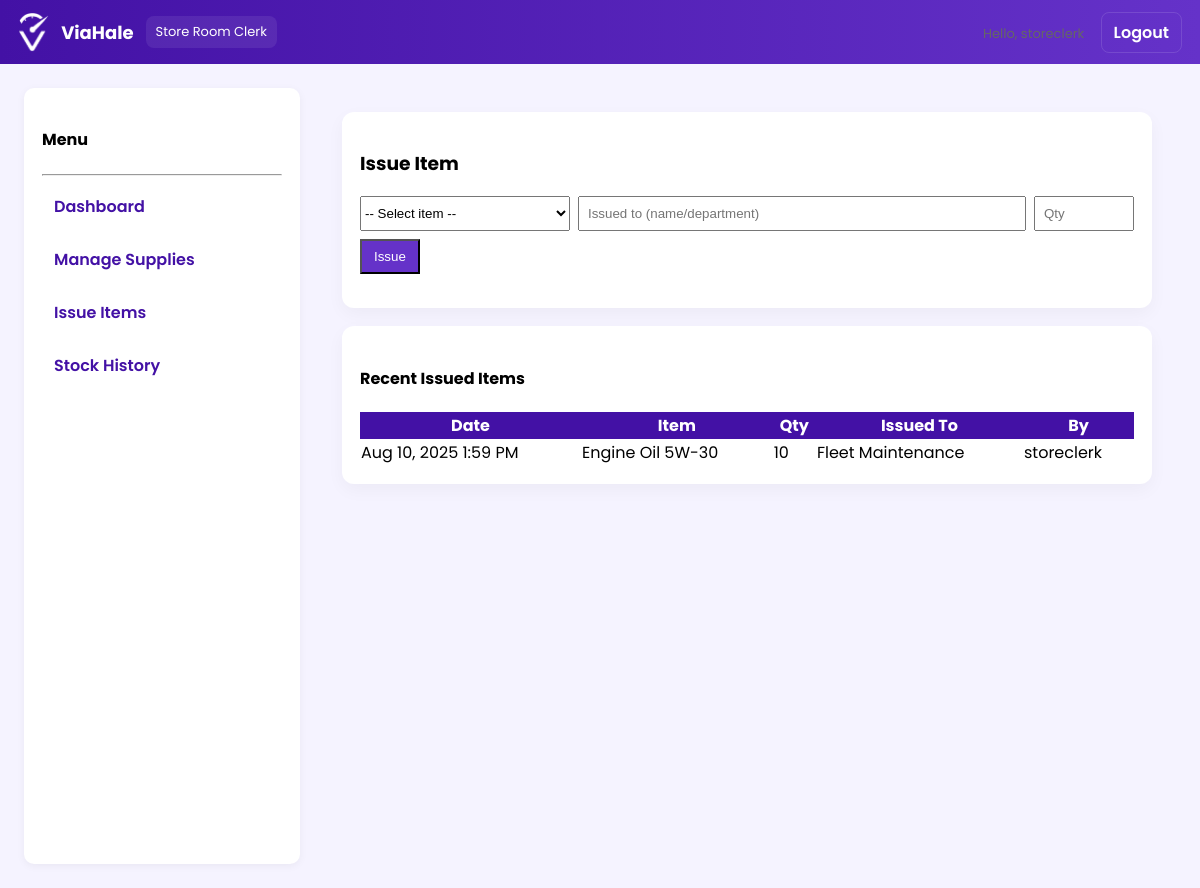
Page /store_clerk/issue_supplies.php (signed in) on the committed database.
### tables this page shows
CREATE TABLE `issued_items` (
  `issued_id` int(11) NOT NULL,
  `supply_id` int(11) NOT NULL,
  `issued_to` varchar(255) NOT NULL,
  `quantity_issued` int(11) NOT NULL,
  `issued_by` varchar(100) DEFAULT NULL,
  `issued_at` timestamp NOT NULL DEFAULT current_timestamp(),
  `vehicle_id` int(11) DEFAULT NULL
);

CREATE TABLE `supplies` (
  `supply_id` int(11) NOT NULL,
  `item_name` varchar(255) NOT NULL,
  `description` text DEFAULT NULL,
  `quantity` int(11) NOT NULL DEFAULT 0,
  `unit` varchar(50) DEFAULT NULL,
  `created_by` varchar(100) DEFAULT NULL,
  `created_at` timestamp NOT NULL DEFAULT current_timestamp()
);

### store_clerk/issue_supplies.php (the view, shortened to what this page needs)
<?php
require __DIR__ . '/../includes/db.php';
include __DIR__ . '/../includes/storeclerk_navbar.php';
$recent = $conn->query("SELECT i.*, s.item_name FROM issued_items i LEFT JOIN supplies s ON i.supply_id=s.supply_id ORDER BY i.issued_at DESC LIMIT 50");
?>
<!doctype html><html><head><meta charset="utf-8"><title>Issue Supplies</title></head>
<body>
<div style="display:flex;gap:18px;padding:24px">
  <div class="sidebar"><h4>Menu</h4><hr>
    <a href="../store_clerk/dashboard.php"> Dashboard</a>
    <a href="../store_clerk/manage_supplies.php"> Manage Supplies</a>
    <a href="../store_clerk/issue_supplies.php"> Issue Items</a>
    <a href="../store_clerk/history.php"> Stock History</a>
  </div>
  <div style="flex:1" class="container-main">
    <div class="card">
      <h3>Issue Item</h3>
      <form method="post">
        <div style="display:flex;gap:8px">
          <select name="supply_id" required>
            <option value="">-- Select item --</option>
          </select>
          <input name="issued_to" placeholder="Issued to (name/department)" required style="flex:1;padding:8px">
          <input name="quantity" type="number" min="1" required placeholder="Qty" style="width:100px;padding:8px">
        </div>
        <div style="margin-top:8px"><button name="issue" type="submit" style="background:#6532C9;color:#fff;padding:8px 12px">Issue</button></div>
      </form>
    </div>
    <div class="card">
      <h4>Recent Issued Items</h4>
      <table style="width:100%;border-collapse:collapse">
        <thead style="background:#4311A5;color:#fff"><tr><th>Date</th><th>Item</th><th>Qty</th><th>Issued To</th><th>By</th></tr></thead>
        <tbody>
        <?php while($r = $recent->fetch_assoc()): ?>
          <tr>
            <td><?php echo date('M j, Y g:i A', strtotime($r['issued_at']));?></td>
            <td><?php echo htmlspecialchars($r['item_name'] ?: '-');?></td>
            <td><?php echo (int)$r['quantity_issued'];?></td>
            <td><?php echo htmlspecialchars($r['issued_to']);?></td>
            <td><?php echo htmlspecialchars($r['issued_by']);?></td>
          </tr>
        <?php endwhile; ?>
        </tbody>
      </table>
    </div>
  </div>
</div>
</body>
</html>

### includes/storeclerk_navbar.php (style rules this page uses)
:root { --vh-color1:#6532C9;--vh-color2:#4311A5;--vh-accent:#9A66FF;--vh-bg:#f5f3ff }
body { font-family:'Poppins',sans-serif;background:var(--vh-bg);margin:0 }
.sidebar { width:240px;background:#fff;min-height:calc(100vh - 60px);padding:18px;border-radius:10px;box-shadow:0 2px 8px rgba(0,0,0,0.05) }
.sidebar a { display:block;padding:10px 12px;color:#4311A5;text-decoration:none;border-radius:8px;margin-bottom:8px;font-weight:600 }
.container-main { padding:24px }
.card { background:#fff;border-radius:12px;padding:18px;box-shadow:0 6px 18px rgba(0,0,0,0.04);margin-bottom:18px }

### rows in the picture
issued_items: issued_at "Aug 10, 2025 1:59 PM", supply.item_name "Engine Oil 5W-30", quantity_issued "10", issued_to "Fleet Maintenance", issued_by "storeclerk"

### other values in the picture
$username "storeclerk"
